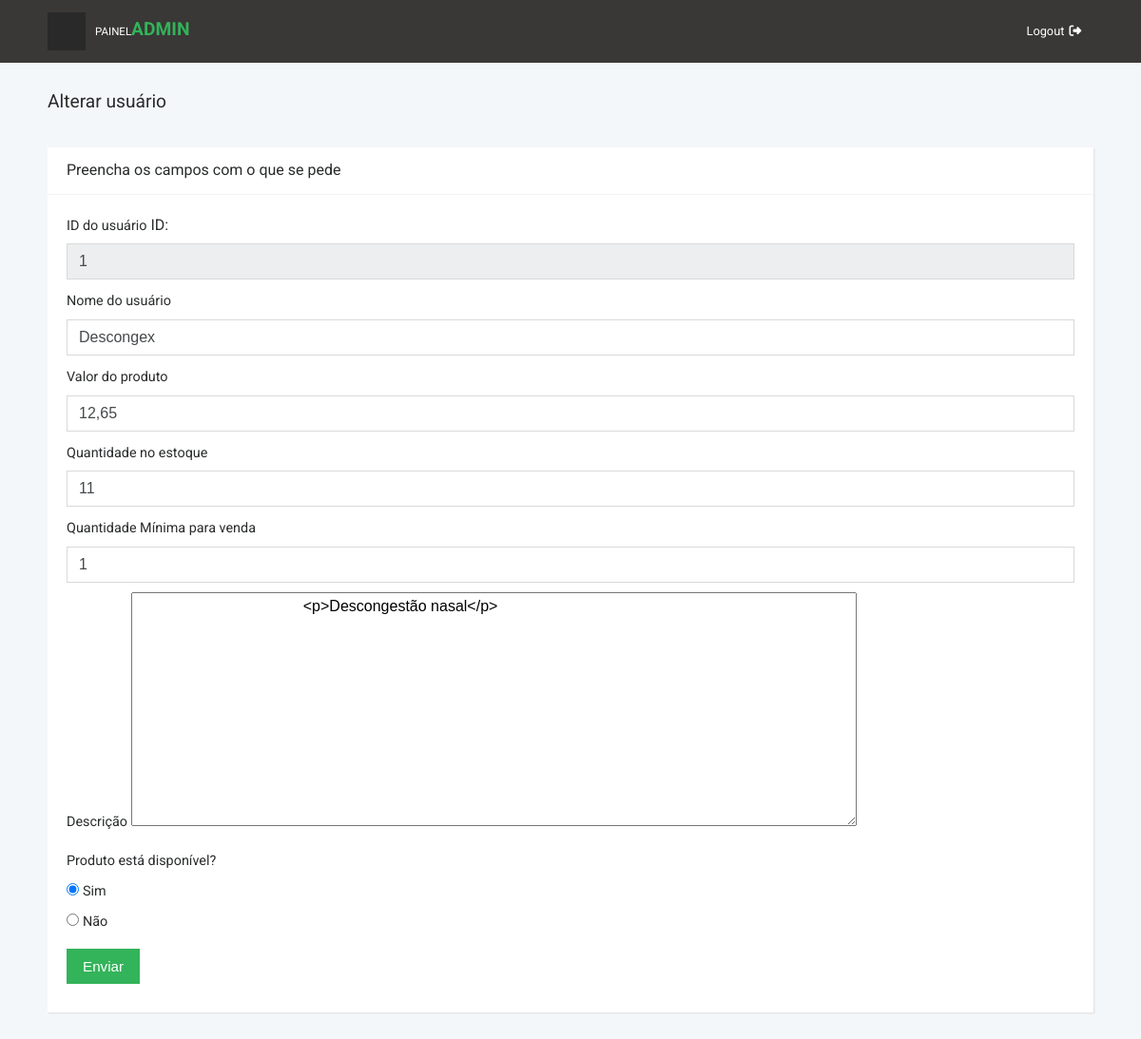
The page /Farmacia/alterarProduto.php?id=1 (signed in) on the database as committed earlier.
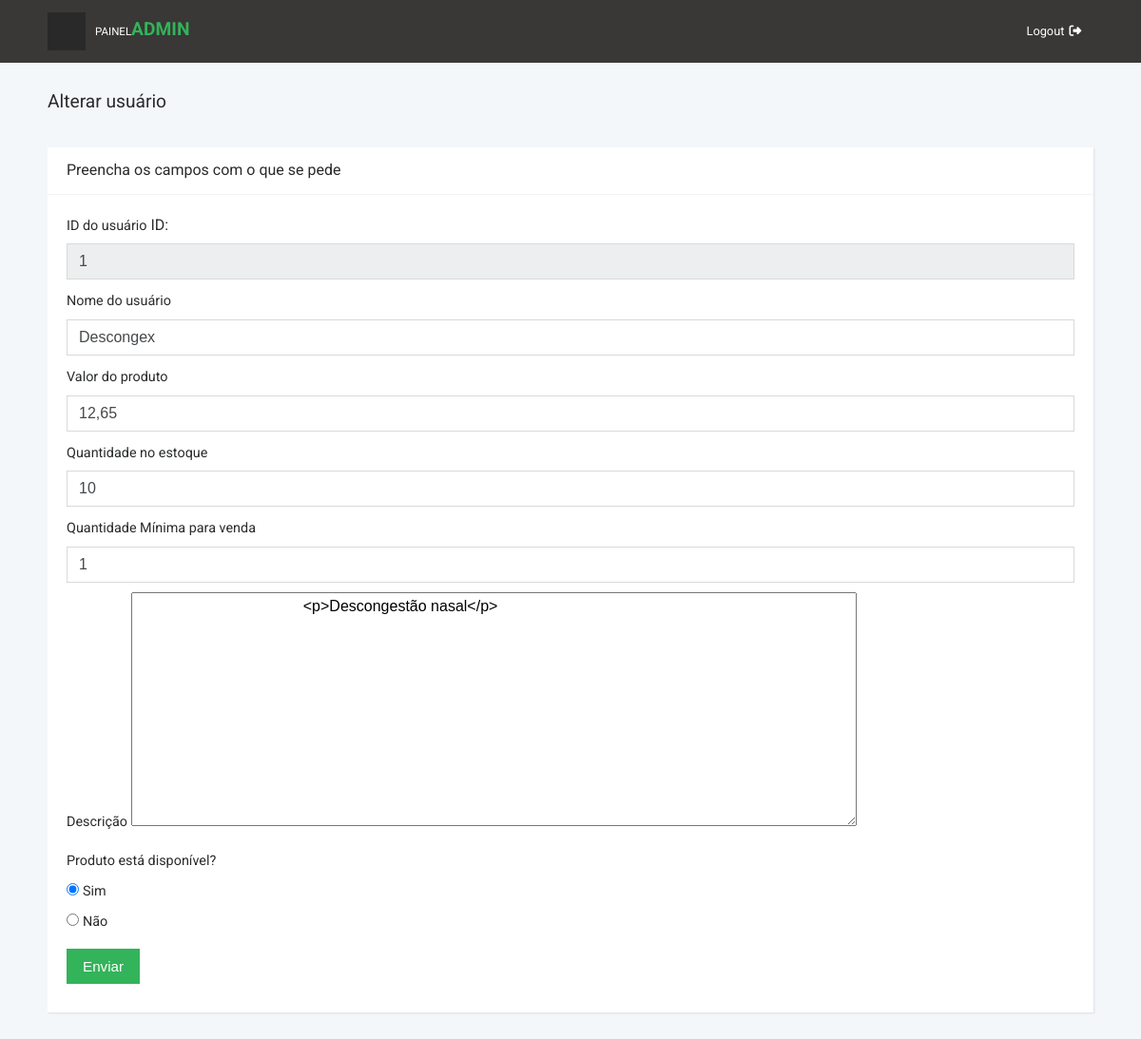
The same page on the database as committed later.
### tables this page shows
CREATE TABLE `produtos` (
  `id_produto` int(11) NOT NULL,
  `id_categoria` int(10) NOT NULL,
  `id_empresa` int(11) NOT NULL,
  `nome` varchar(255) NOT NULL,
  `valor` varchar(50) NOT NULL,
  `foto_principal` varchar(255) NOT NULL,
  `quantidade` int(15) NOT NULL,
  `quantidade_minima` int(15) NOT NULL,
  `descricao` text NOT NULL,
  `data_cadastro` datetime DEFAULT NULL,
  `disponivel` enum('S','N') DEFAULT 'N'
);

### Farmacia/alterarProduto.php (the view, shortened to what this page needs)
<?php
	  include ("inicio.php");
	  include("conexao.php");
			if(isset($_GET['id']))
		{
			$id=$_GET['id'];
			$sql = "select * from produtos where id_produto='$id'";
			$resultado = $conexao->query($sql);
			$linha = $resultado->fetch_object();
		}
?>
	   <section class="forms">
        <div class="container-fluid">
          <header>
            <h1 class="h3 display">Alterar usuário</h1>
          </header>
          <div class="row">
            <div class="col-lg-12">
              <div class="card">
                <div class="card-header d-flex align-items-center">
                  <h2 class="h5 display display">Preencha os campos com o que se pede</h2>
                </div>
                <div class="card-block">
                  <form action="confirmaAlterarProduto.php" method="post" enctype="multipart/form-data" align="auto">
					<div class="form-group">
                      <label>ID do usuário</label>
					  <?php echo "ID: <input name=\"id\" readonly=\"true\" type=\"text\" value=\"$linha->id_produto\" class='form-control'>";?>
                    </div>
                    <div class="form-group">
                      <label>Nome do usuário</label>
                      <input type="text" placeholder="Nome Completo" value="<?php echo $linha->nome;?>" name="nome" class="form-control">
                    </div>
					<div class="form-group">
                      <label>Valor do produto</label>
                      <input type="text" placeholder="Valor do produto" value="<?php echo $linha->valor; ?>" name="valor" id="valor" class="form-control" onkeyup="moeda(this);">
                    </div>
					<div class="form-group">
                        <label>Quantidade no estoque</label>
					<input type="text" placeholder="Quantidade em estoque" value="<?php echo $linha->quantidade;?>" name="quantidade" onkeyup="somenteNumeros(this);" maxlength="7" class="form-control">
					</div>
                    <div class="form-group">
                        <label>Quantidade Mínima para venda</label>
					<input type="text" placeholder="Quantidade miníma para venda" value="<?php echo $linha->quantidade_minima;?>" name="quantidade_minima" onkeyup="somenteNumeros(this);" maxlength="7" class="form-control">
					</div>
                      <div class="form-group">
                          <label>Descrição</label>
                                <textarea name="descricao" id="editor1" rows="10" cols="80">
                                        <?php echo $linha->descricao; ?>
                                </textarea>
                    </div>
                      <?php
                      if($linha->disponivel == "S")
                      {
                          echo "<div class=\"form-group\">
                        <label>Produto está disponível?</label>
                        <div>
                          <input id=\"disponivel\" type=\"radio\"  value=\"S\" checked=\"checked\" name=\"disponivel\">
                          <label for=\"disponivel\">Sim</label>
                        </div>
                       <div>
                          <input id=\"disponivel\" type=\"radio\"  value=\"N\"   name=\"disponivel\">
                          <label for=\"disponivel\">Não</label>
                        </div>
                      </div>";
                      }
                      ?>
                    <div class="form-group">
                      <input type="submit" value="Enviar" class="btn btn-primary">
                    </div>
                  </form>
                </div>
              </div>
            </div>
            </div>
           </div>
      </section>

Rows that differ between the two databases and show on the page:
changed produtos "Descongex": quantidade "11" → "10"
